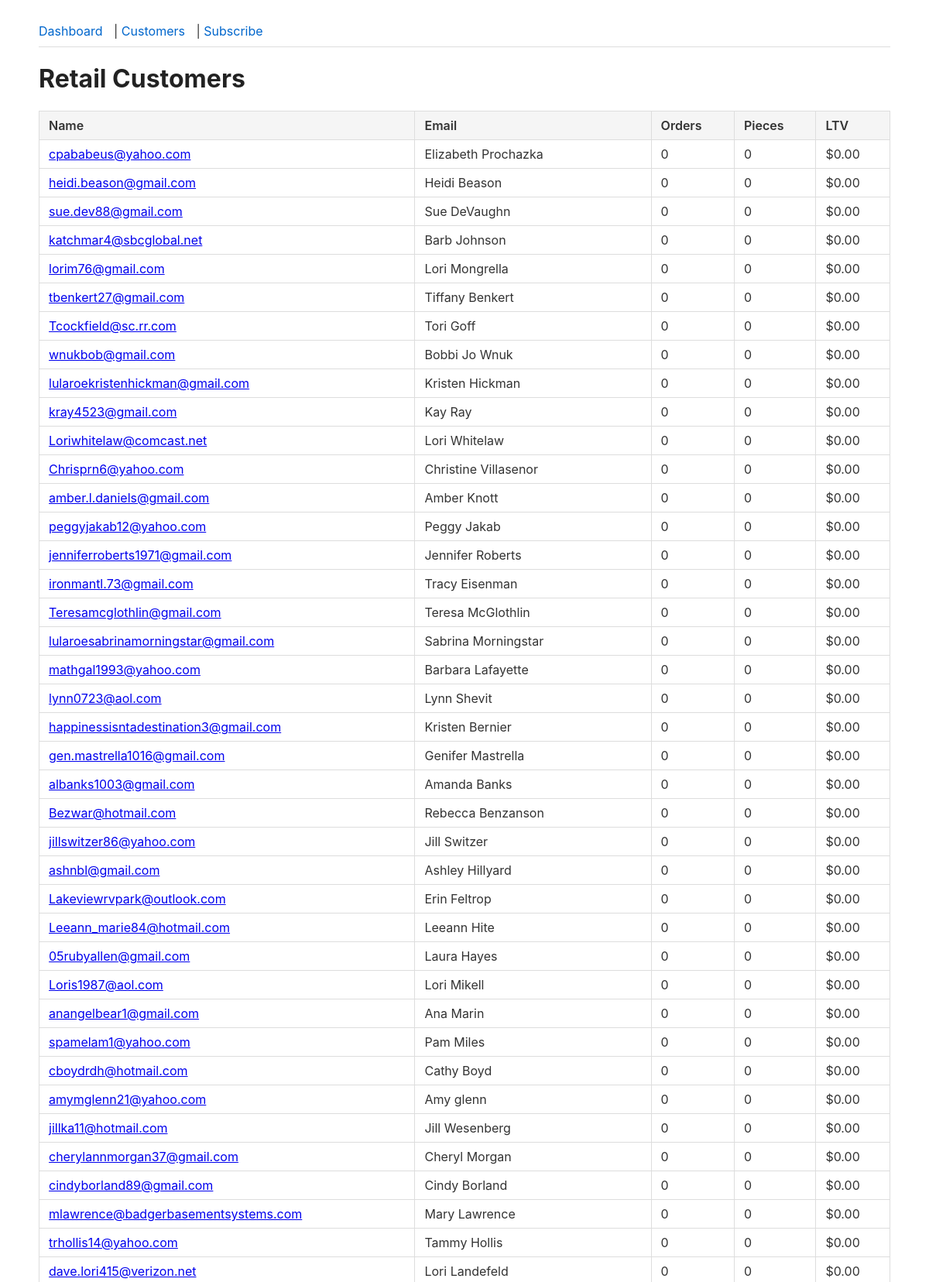
Page /customers (upper part) on the committed database.
### tables this page shows
CREATE TABLE CUSTOMERS (
    CustomerID TEXT PRIMARY KEY NOT NULL,
    CustomerEmail TEXT UNIQUE NOT NULL,
    CustomerName TEXT NOT NULL,
    CustomerType TEXT NOT NULL,
    CustomerPhone TEXT NULL
);

### app/routes.py (the view)
@app.route("/customers")
def customers():
    conn = get_conn()
    rows = conn.execute(
        "SELECT c.CustomerID, c.CustomerName, c.CustomerEmail, c.CustomerType, "
        "COALESCE(SUM(o.PaidTotal), 0) AS LTV, "
        "COALESCE(SUM(o.PaidPieces), 0) AS TotalPieces, "
        "COUNT(o.OrderNumber) AS OrderCount "
        "FROM Customers c "
        "LEFT JOIN Orders o ON c.CustomerEmail = o.OrderEmail AND o.OrderType = 'RETAIL' "
        "WHERE c.CustomerType = 'RETAIL' "
        "GROUP BY c.CustomerID "
        "ORDER BY LTV DESC"
    ).fetchall()
    conn.close()
    return render_template('customers.html', customers=[dict(r) for r in rows])

### app/db.py (called while the page is built)
def get_conn():
    conn = sqlite3.connect(current_app.config['DB_PATH'])
    conn.row_factory = sqlite3.Row
    return conn

### app/templates/customers.html (shortened to what this page needs)
<!DOCTYPE html>
<html>
<head>
    <link rel="stylesheet" href="{{url_for('static', filename='style.css')}}">
</head>
<body>
    <nav>
        <a href="/">Dashboard</a> | <a href="/customers">Customers</a> | <a href="/subscribe">Subscribe</a>
    </nav>
    <h1>Retail Customers</h1>
    <table>
        <thead>
            <tr>
                <th>Name</th>
                <th>Email</th>
                <th>Orders</th>
                <th>Pieces</th>
                <th>LTV</th>
            </tr>
        </thead>
        <tbody>
            {% for c in customers %}
            <tr>
                <td><a href="/customers/{{ c.CustomerID }}">{{ c.CustomerName }}</a></td>
                <td>{{ c.CustomerEmail }}</td>
                <td>{{ c.OrderCount }}</td>
                <td>{{ c.TotalPieces | int }}</td>
                <td>${{ "%.2f" | format(c.LTV) }}</td>
            </tr>
            {% endfor %}
        </tbody>
    </table>
</body>
</html>

### app/static/style.css (style rules this page uses)
body { font-family: -apple-system, BlinkMacSystemFont, "Segoe UI", Roboto, sans-serif; max-width: 1100px; margin: 0 auto; padding: 20px; color: #333; }
nav { padding: 10px 0; border-bottom: 1px solid #ddd; margin-bottom: 20px; }
nav a { color: #0066cc; text-decoration: none; margin-right: 10px; }
h1 { color: #222; }
table { border-collapse: collapse; width: 100%; margin-top: 10px; }
th, td { border: 1px solid #ddd; padding: 8px 12px; text-align: left; }
th { background-color: #f5f5f5; font-weight: 600; }

### rows in the picture
CUSTOMERS: CustomerName "cpababeus@yahoo.com", CustomerEmail "Elizabeth Prochazka", OrderCount "0", TotalPieces "0", LTV "0.00"
CUSTOMERS: CustomerName "heidi.beason@gmail.com", CustomerEmail "Heidi Beason", OrderCount "0", TotalPieces "0", LTV "0.00"
CUSTOMERS: CustomerName "sue.dev88@gmail.com", CustomerEmail "Sue DeVaughn", OrderCount "0", TotalPieces "0", LTV "0.00"
CUSTOMERS: CustomerName "katchmar4@sbcglobal.net", CustomerEmail "Barb Johnson", OrderCount "0", TotalPieces "0", LTV "0.00"
CUSTOMERS: CustomerName "lorim76@gmail.com", CustomerEmail "Lori Mongrella", OrderCount "0", TotalPieces "0", LTV "0.00"
CUSTOMERS: CustomerName "tbenkert27@gmail.com", CustomerEmail "Tiffany Benkert", OrderCount "0", TotalPieces "0", LTV "0.00"
CUSTOMERS: CustomerName "Tcockfield@sc.rr.com", CustomerEmail "Tori Goff", OrderCount "0", TotalPieces "0", LTV "0.00"
CUSTOMERS: CustomerName "wnukbob@gmail.com", CustomerEmail "Bobbi Jo Wnuk", OrderCount "0", TotalPieces "0", LTV "0.00"
CUSTOMERS: CustomerName "lularoekristenhickman@gmail.com", CustomerEmail "Kristen Hickman", OrderCount "0", TotalPieces "0", LTV "0.00"
CUSTOMERS: CustomerName "kray4523@gmail.com", CustomerEmail "Kay Ray", OrderCount "0", TotalPieces "0", LTV "0.00"
CUSTOMERS: CustomerName "Loriwhitelaw@comcast.net", CustomerEmail "Lori Whitelaw", OrderCount "0", TotalPieces "0", LTV "0.00"
CUSTOMERS: CustomerName "Chrisprn6@yahoo.com", CustomerEmail "Christine Villasenor", OrderCount "0", TotalPieces "0", LTV "0.00"
CUSTOMERS: CustomerName "amber.l.daniels@gmail.com", CustomerEmail "Amber Knott", OrderCount "0", TotalPieces "0", LTV "0.00"
CUSTOMERS: CustomerName "peggyjakab12@yahoo.com", CustomerEmail "Peggy Jakab", OrderCount "0", TotalPieces "0", LTV "0.00"
CUSTOMERS: CustomerName "jenniferroberts1971@gmail.com", CustomerEmail "Jennifer Roberts", OrderCount "0", TotalPieces "0", LTV "0.00"
CUSTOMERS: CustomerName "ironmantl.73@gmail.com", CustomerEmail "Tracy Eisenman", OrderCount "0", TotalPieces "0", LTV "0.00"
CUSTOMERS: CustomerName "Teresamcglothlin@gmail.com", CustomerEmail "Teresa McGlothlin", OrderCount "0", TotalPieces "0", LTV "0.00"
CUSTOMERS: CustomerName "lularoesabrinamorningstar@gmail.com", CustomerEmail "Sabrina Morningstar", OrderCount "0", TotalPieces "0", LTV "0.00"
CUSTOMERS: CustomerName "mathgal1993@yahoo.com", CustomerEmail "Barbara Lafayette", OrderCount "0", TotalPieces "0", LTV "0.00"
CUSTOMERS: CustomerName "lynn0723@aol.com", CustomerEmail "Lynn Shevit", OrderCount "0", TotalPieces "0", LTV "0.00"
CUSTOMERS: CustomerName "happinessisntadestination3@gmail.com", CustomerEmail "Kristen Bernier", OrderCount "0", TotalPieces "0", LTV "0.00"
CUSTOMERS: CustomerName "gen.mastrella1016@gmail.com", CustomerEmail "Genifer Mastrella", OrderCount "0", TotalPieces "0", LTV "0.00"
CUSTOMERS: CustomerName "albanks1003@gmail.com", CustomerEmail "Amanda Banks", OrderCount "0", TotalPieces "0", LTV "0.00"
CUSTOMERS: CustomerName "Bezwar@hotmail.com", CustomerEmail "Rebecca Benzanson", OrderCount "0", TotalPieces "0", LTV "0.00"
CUSTOMERS: CustomerName "jillswitzer86@yahoo.com", CustomerEmail "Jill Switzer", OrderCount "0", TotalPieces "0", LTV "0.00"
CUSTOMERS: CustomerName "ashnbl@gmail.com", CustomerEmail "Ashley Hillyard", OrderCount "0", TotalPieces "0", LTV "0.00"
CUSTOMERS: CustomerName "Lakeviewrvpark@outlook.com", CustomerEmail "Erin Feltrop", OrderCount "0", TotalPieces "0", LTV "0.00"
CUSTOMERS: CustomerName "Leeann_marie84@hotmail.com", CustomerEmail "Leeann Hite", OrderCount "0", TotalPieces "0", LTV "0.00"
CUSTOMERS: CustomerName "05rubyallen@gmail.com", CustomerEmail "Laura Hayes", OrderCount "0", TotalPieces "0", LTV "0.00"
CUSTOMERS: CustomerName "Loris1987@aol.com", CustomerEmail "Lori Mikell", OrderCount "0", TotalPieces "0", LTV "0.00"
CUSTOMERS: CustomerName "anangelbear1@gmail.com", CustomerEmail "Ana Marin", OrderCount "0", TotalPieces "0", LTV "0.00"
CUSTOMERS: CustomerName "spamelam1@yahoo.com", CustomerEmail "Pam Miles", OrderCount "0", TotalPieces "0", LTV "0.00"
CUSTOMERS: CustomerName "cboydrdh@hotmail.com", CustomerEmail "Cathy Boyd", OrderCount "0", TotalPieces "0", LTV "0.00"
CUSTOMERS: CustomerName "amymglenn21@yahoo.com", CustomerEmail "Amy glenn", OrderCount "0", TotalPieces "0", LTV "0.00"
CUSTOMERS: CustomerName "jillka11@hotmail.com", CustomerEmail "Jill Wesenberg", OrderCount "0", TotalPieces "0", LTV "0.00"
CUSTOMERS: CustomerName "cherylannmorgan37@gmail.com", CustomerEmail "Cheryl Morgan", OrderCount "0", TotalPieces "0", LTV "0.00"
CUSTOMERS: CustomerName "cindyborland89@gmail.com", CustomerEmail "Cindy Borland", OrderCount "0", TotalPieces "0", LTV "0.00"
CUSTOMERS: CustomerName "mlawrence@badgerbasementsystems.com", CustomerEmail "Mary Lawrence", OrderCount "0", TotalPieces "0", LTV "0.00"
CUSTOMERS: CustomerName "trhollis14@yahoo.com", CustomerEmail "Tammy Hollis", OrderCount "0", TotalPieces "0", LTV "0.00"
CUSTOMERS: CustomerName "dave.lori415@verizon.net", CustomerEmail "Lori Landefeld", OrderCount "0", TotalPieces "0", LTV "0.00"
